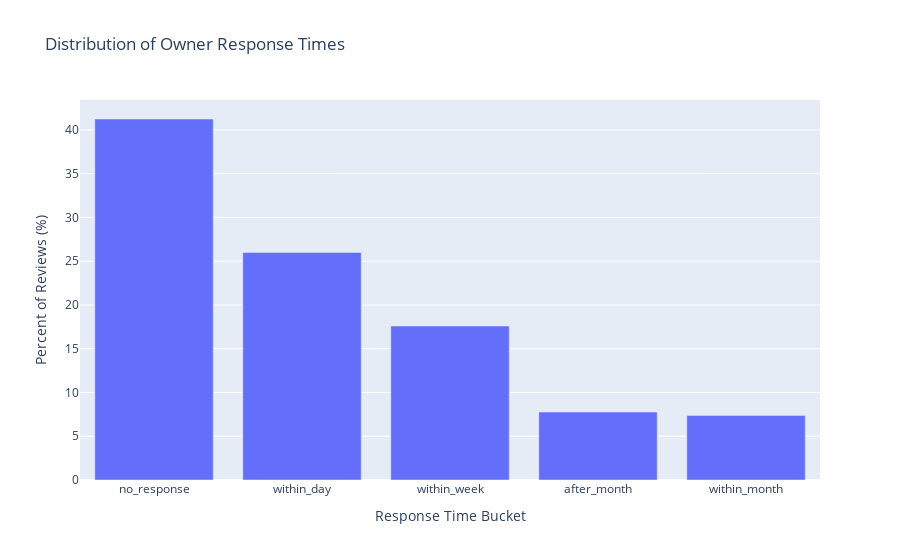
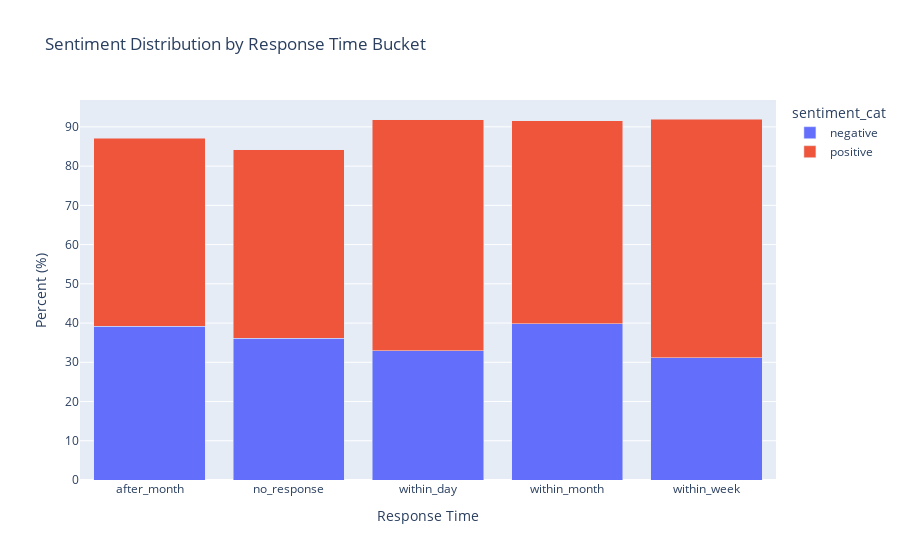

The notebook cell these images were saved under, in order:
### Markdown cell above
---

## Question 2: Owner Response Time Correlation to Sentiment

### Code cell
# Q2: Response time distribution
resp_dist = df_master['response_time_bucket'].value_counts(normalize=True).reset_index()
resp_dist.columns = ['bucket', 'percent']
resp_dist['percent'] = resp_dist['percent'] * 100

fig3 = px.bar(
    resp_dist.sort_values('percent', ascending=False),
    x='bucket', y='percent',
    title='Distribution of Owner Response Times',
    labels={'bucket': 'Response Time Bucket', 'percent': 'Percent of Reviews (%)'}
)
fig3.show()

# Sentiment by response time bucket
sent_resp = df_master.groupby(['response_time_bucket', 'sentiment_cat']).size().reset_index(name='count')
sent_resp['percent'] = sent_resp['count'] / sent_resp.groupby('response_time_bucket')['count'].transform('sum') * 100

# Stacked bar
fig4 = px.bar(
    sent_resp[sent_resp['sentiment_cat'].isin(['positive', 'negative'])],
    x='response_time_bucket', y='percent', color='sentiment_cat',
    barmode='stack',
    title='Sentiment Distribution by Response Time Bucket',
    labels={'response_time_bucket': 'Response Time', 'percent': 'Percent (%)'}
)
fig4.show()

# Summary table
print("\nSentiment Share by Response Time:")
display(sent_resp.pivot(index='response_time_bucket', columns='sentiment_cat', values='percent').round(1))

### Figure 1 — Plotly figure (JSON) as saved in the notebook; plotly's stock layout.template omitted (floating-point values rounded to 4 significant figures)
{"data": [{"hovertemplate": "Response Time Bucket=%{x}<br>Percent of Reviews (%)=%{y}<extra></extra>", "legendgroup": "", "marker": {"color": "#636efa", "pattern": {"shape": ""}}, "name": "", "orientation": "v", "showlegend": false, "textposition": "auto", "type": "bar", "x": ["no_response", "within_day", "within_week", "after_month", "within_month"], "xaxis": "x", "y": [41.25, 26.01, 17.6, 7.763, 7.383], "yaxis": "y"}], "layout": {"barmode": "relative", "legend": {"tracegroupgap": 0}, "title": {"text": "Distribution of Owner Response Times"}, "xaxis": {"anchor": "y", "domain": [0, 1], "title": {"text": "Response Time Bucket"}}, "yaxis": {"anchor": "x", "domain": [0, 1], "title": {"text": "Percent of Reviews (%)"}}}}

### Figure 2 — Plotly figure (JSON) as saved in the notebook; plotly's stock layout.template omitted (floating-point values rounded to 4 significant figures)
{"data": [{"hovertemplate": "sentiment_cat=negative<br>Response Time=%{x}<br>Percent (%)=%{y}<extra></extra>", "legendgroup": "negative", "marker": {"color": "#636efa", "pattern": {"shape": ""}}, "name": "negative", "orientation": "v", "showlegend": true, "textposition": "auto", "type": "bar", "x": ["after_month", "no_response", "within_day", "within_month", "within_week"], "xaxis": "x", "y": [39.14, 36.18, 32.88, 39.79, 31.1], "yaxis": "y"}, {"hovertemplate": "sentiment_cat=positive<br>Response Time=%{x}<br>Percent (%)=%{y}<extra></extra>", "legendgroup": "positive", "marker": {"color": "#EF553B", "pattern": {"shape": ""}}, "name": "positive", "orientation": "v", "showlegend": true, "textposition": "auto", "type": "bar", "x": ["after_month", "no_response", "within_day", "within_month", "within_week"], "xaxis": "x", "y": [48.01, 48.02, 58.88, 51.77, 60.91], "yaxis": "y"}], "layout": {"barmode": "stack", "legend": {"title": {"text": "sentiment_cat"}, "tracegroupgap": 0}, "title": {"text": "Sentiment Distribution by Response Time Bucket"}, "xaxis": {"anchor": "y", "domain": [0, 1], "title": {"text": "Response Time"}}, "yaxis": {"anchor": "x", "domain": [0, 1], "title": {"text": "Percent (%)"}}}}
